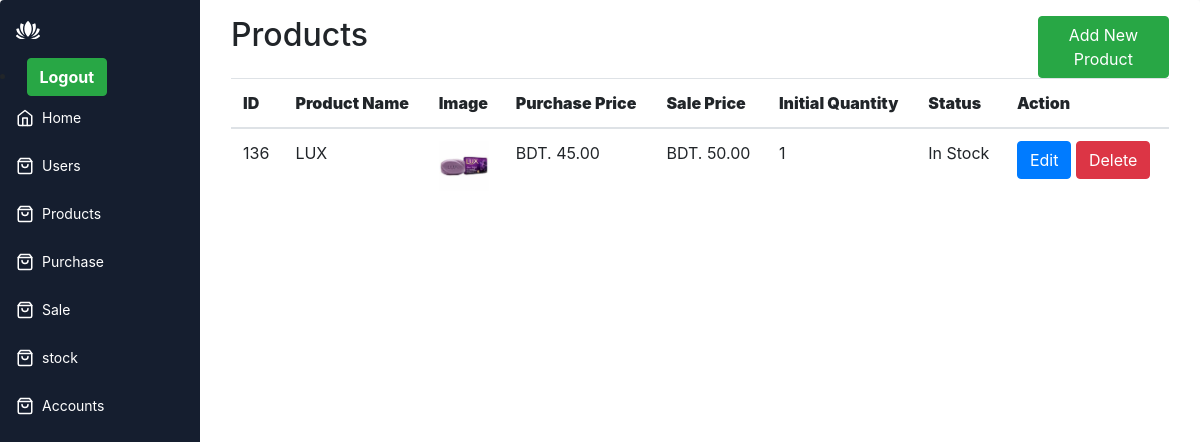
The app's page /product.php (signed in) with its own data.
### tables this page shows
CREATE TABLE `products` (
  `id` int(11) NOT NULL,
  `name` varchar(500) NOT NULL,
  `image` varchar(500) NOT NULL,
  `initial_quantity` int(255) NOT NULL,
  `purchase_price` int(11) NOT NULL,
  `sale_price` int(11) NOT NULL,
  `status` varchar(500) NOT NULL,
  `description` text NOT NULL
);

### product.php (the view, shortened to what this page needs)
<?php
include 'include/header.php';
include 'include/connection.php';
$sql ="SELECT * FROM Products " ;
$result = $db->query($sql);
?>
<div class="app-content">
    <div class="container-fluid">
        <div class="row">
            <div class="col-md-10">
                <h2>Products</h2>
            </div>
            <div class="col-md-2">
                <a href="Product_add.php" class="btn btn-success">Add New Product</a>
            </div>
        </div>
    </div>
    <div class="container-fluid">
        <div class="row">
            <div class="col-md-12">
                <table class="table ">
                    <thead>
                        <th><b>ID</b></th>
                        <th><b>Product Name</b></th>
                        <th><b>Image</b></th>
                        <th><b>Purchase Price</b></th>
                        <th><b>Sale Price</b></th>
                        <th><b>Initial Quantity</b></th>
                        <th><b>Status</b></th>
                        <th><b>Action</b></th>
                    </thead>
                    <tbody>
                    <?php while($row = $result->fetch_assoc()): ?>
                        <tr>
                            <td><?php echo $row['id'] ; ?></td>
                            <td><?php echo $row['name'] ; ?></td>
                            <td> <img src="<?php echo $row['image']; ?>" width="50px" height="50px"> </td>
                            <td>BDT. <?php echo $row['purchase_price'] ; ?>.00</td>
                            <td>BDT. <?php echo $row['sale_price'] ; ?>.00</td>
                            <td><?php echo $row['initial_quantity'] ; ?></td>
                            <td><?php echo $row['status'] ; ?></td>
                        <td>
                            <a href="Product_edit.php?id=<?php echo $row['id']; ?>" class="btn btn-primary">Edit</a>
                            <a href="Product_delete.php?id=<?php echo $row['id']; ?>" class="btn btn-danger" onclick="return confirm('Are you sure you want to delete this user?')">Delete</a>
                        </td>
                        </tr>
                        <?php endwhile; ?>
                    </tbody>
                </table>
            </div>
        </div>
    </div>
</div>
<?php
include 'include/footer.php';
?>

### assets/style.css (style rules this page uses)
* { box-sizing: border-box; }
:root { --app-bg: #101827; --sidebar: rgba(21, 30, 47,1); --sidebar-main-color: #fff; --table-border: #1a2131; --table-header: #1a2131; --app-content-main-color: #fff; --sidebar-link: #fff; --sidebar-active-link: #1d283c; --sidebar-hover-link: #1a2539; --action-color: #2869ff; --action-color-hover: #6291fd; --app-content-secondary-color: #1d283c; --filter-reset: #2c394f; --filter-shadow: rgba(16, 24, 39, 0.8) 0px 6px 12px -2px, rgba(0, 0, 0, 0.3) 0px 3px 7px -3px; }
body, html { margin: 0; padding: 0; height: 100%; width: 100%; }
body { overflow: hidden; font-family: "Poppins", sans-serif; background-color: var(--app-bg); -webkit-font-smoothing: antialiased; -moz-osx-font-smoothing: grayscale; }
.app-content { padding: 16px; background-color: #ffffff; height: 100%; flex: 1; max-height: 100%; display: flex; flex-direction: column; }

### records on screen
products: id "136", name "LUX", image (picture), purchase_price "45", sale_price "50", initial_quantity "1", status "In Stock"
